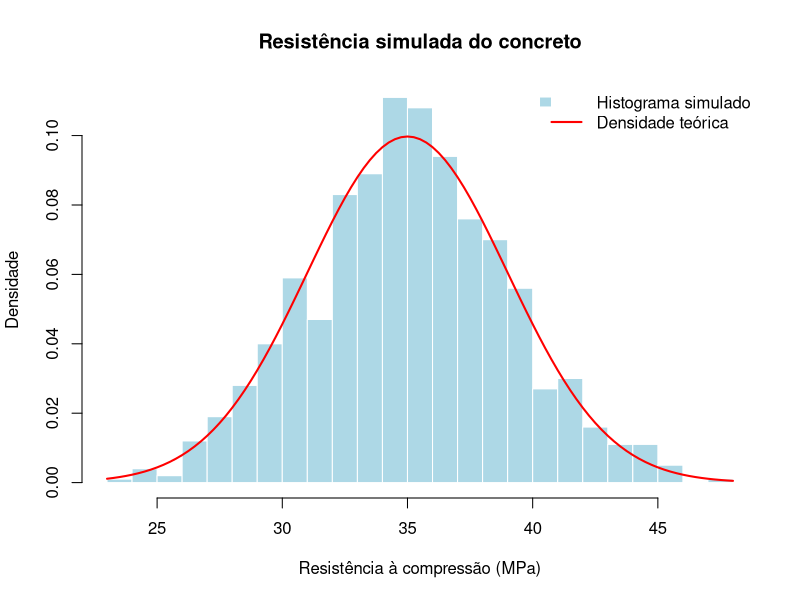
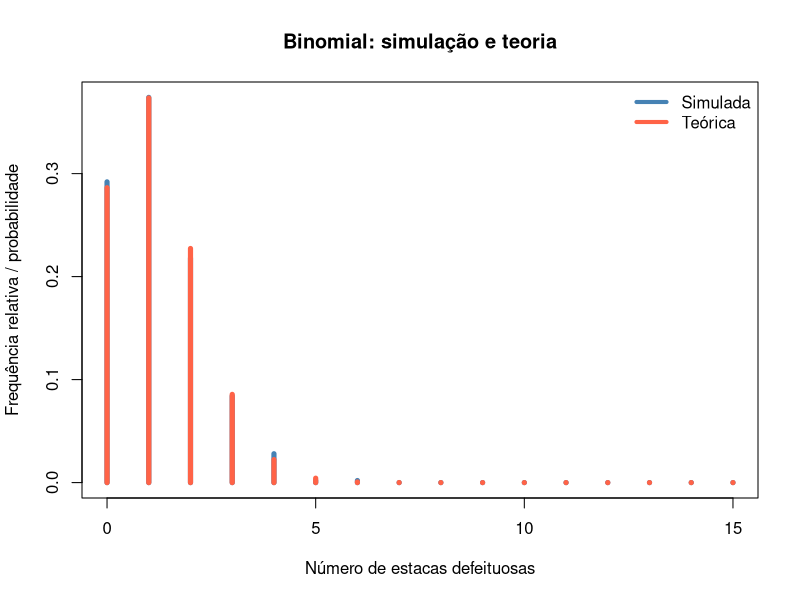
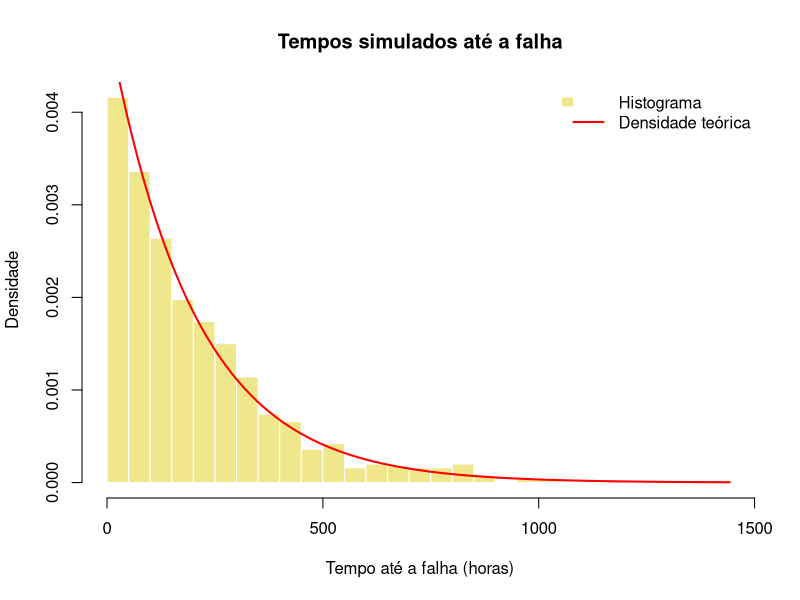
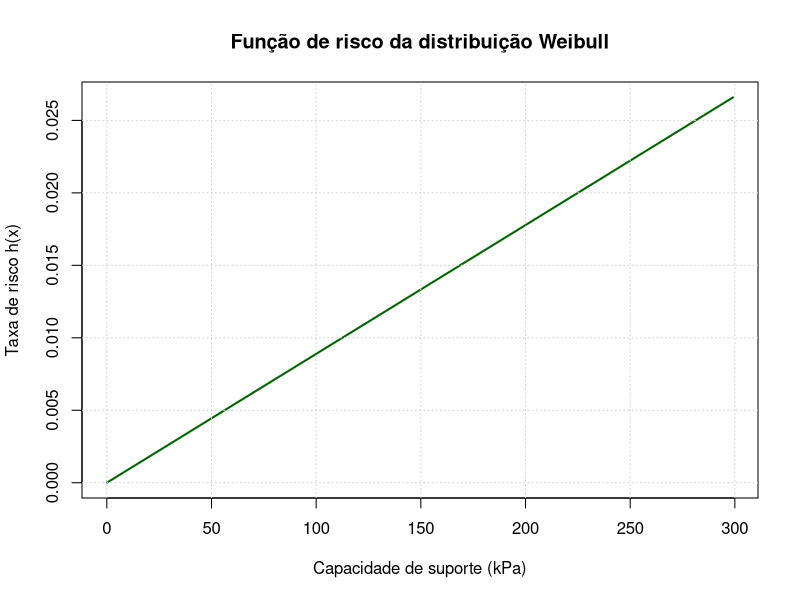
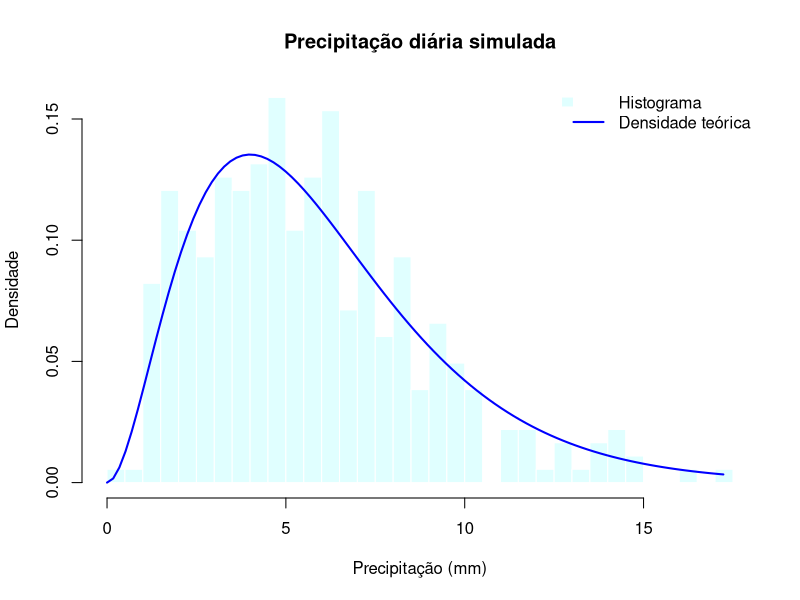
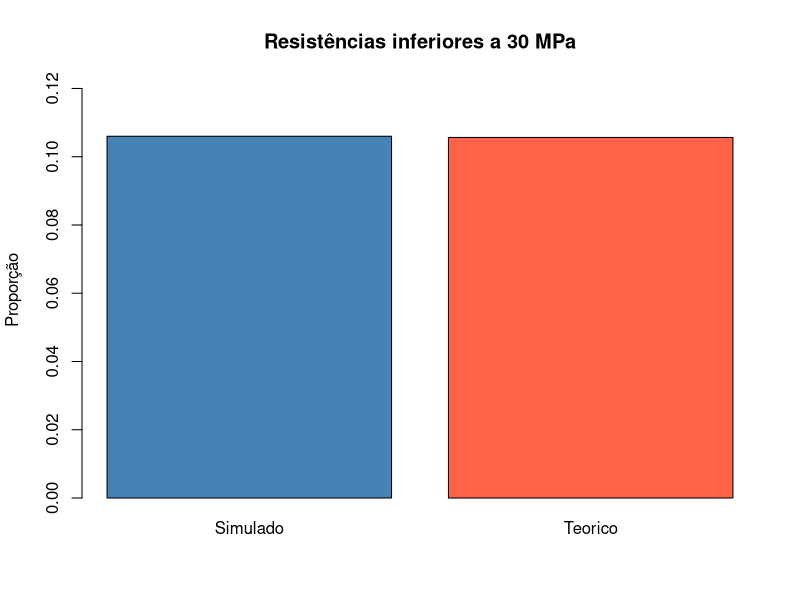

Write the R code that produced these figures, in order.
## ---- chunk 1
# Configuração geral do relatório
knitr::opts_chunk$set(
  echo = TRUE,       # exibe os códigos no relatório
  warning = FALSE,   # oculta avisos não essenciais
  message = FALSE,   # oculta mensagens de carregamento
  fig.align = "center",
  fig.width = 8,
  fig.height = 5,
  digits = 4
)

# Função auxiliar para apresentar probabilidades em percentual
pct <- function(x, casas = 2) {
  paste0(formatC(100 * x, format = "f", digits = casas), "%")
}

# Semente única para tornar as simulações reproduzíveis
set.seed(123)
## ---- chunk 2
# Parâmetros
media_concreto <- 35
dp_concreto <- 4

# a) P(X < 30)
p1a <- pnorm(30, mean = media_concreto, sd = dp_concreto)

# b) P(32 < X < 38)
p1b <- pnorm(38, mean = media_concreto, sd = dp_concreto) -
       pnorm(32, mean = media_concreto, sd = dp_concreto)

# c) Percentil 5
q1c <- qnorm(0.05, mean = media_concreto, sd = dp_concreto)

# d) P(média de 10 amostras < 33)
n_amostras <- 10
erro_padrao <- dp_concreto / sqrt(n_amostras)
p1d <- pnorm(33, mean = media_concreto, sd = erro_padrao)

resultados_normal <- data.frame(
  Item = c("a", "b", "c", "d"),
  Resultado = c(p1a, p1b, q1c, p1d),
  Unidade = c("probabilidade", "probabilidade", "MPa", "probabilidade")
)
knitr::kable(resultados_normal, digits = 4,
             caption = "Resultados teóricos da distribuição Normal")
## ---- chunk 3
# e) Simulação de 1.000 resistências
set.seed(123)
x_normal <- rnorm(1000, mean = media_concreto, sd = dp_concreto)

hist(x_normal, probability = TRUE, breaks = 25,
     col = "lightblue", border = "white",
     main = "Resistência simulada do concreto",
     xlab = "Resistência à compressão (MPa)",
     ylab = "Densidade")
curve(dnorm(x, mean = media_concreto, sd = dp_concreto),
      add = TRUE, col = "red", lwd = 2)
legend("topright", legend = c("Histograma simulado", "Densidade teórica"),
       fill = c("lightblue", NA), border = c("white", NA),
       lty = c(NA, 1), col = c(NA, "red"), lwd = c(NA, 2), bty = "n")

comparacao_normal <- data.frame(
  Medida = c("Média", "Desvio padrão"),
  Teorico = c(media_concreto, dp_concreto),
  Simulado = c(mean(x_normal), sd(x_normal))
)
knitr::kable(comparacao_normal, digits = 3,
             caption = "Comparação entre parâmetros teóricos e simulados")
## ---- chunk 4
n_estacas <- 15
p_defeito <- 0.08

# a) P(X = 0)
p2a <- dbinom(0, size = n_estacas, prob = p_defeito)

# b) P(X <= 2)
p2b <- pbinom(2, size = n_estacas, prob = p_defeito)

# c) P(X >= 4) = 1 - P(X <= 3)
p2c <- pbinom(3, size = n_estacas, prob = p_defeito,
              lower.tail = FALSE)

# d) Esperança e variância
esp_binomial <- n_estacas * p_defeito
var_binomial <- n_estacas * p_defeito * (1 - p_defeito)

resultados_binomial <- data.frame(
  Item = c("a", "b", "c", "d - esperança", "d - variância"),
  Resultado = c(p2a, p2b, p2c, esp_binomial, var_binomial)
)
knitr::kable(resultados_binomial, digits = 4,
             caption = "Resultados teóricos da distribuição Binomial")
## ---- chunk 5
# e) Simulação de 500 lotes
set.seed(123)
sim_binomial <- rbinom(500, size = n_estacas, prob = p_defeito)

valores_bin <- 0:n_estacas
freq_rel <- tabulate(sim_binomial + 1, nbins = n_estacas + 1) / 500
prob_teorica <- dbinom(valores_bin, size = n_estacas, prob = p_defeito)

comparacao_binomial <- data.frame(
  Defeituosas = valores_bin,
  Frequencia_simulada = freq_rel,
  Probabilidade_teorica = prob_teorica
)
knitr::kable(comparacao_binomial, digits = 4,
             caption = "Frequências simuladas e probabilidades teóricas")

matplot(valores_bin, cbind(freq_rel, prob_teorica), type = "h",
        lty = 1, lwd = 5, col = c("steelblue", "tomato"),
        xlab = "Número de estacas defeituosas",
        ylab = "Frequência relativa / probabilidade",
        main = "Binomial: simulação e teoria")
legend("topright", c("Simulada", "Teórica"),
       col = c("steelblue", "tomato"), lty = 1, lwd = 4, bty = "n")
## ---- chunk 6
lambda_1km <- 2.5

# a) P(X = 0)
p3a <- dpois(0, lambda = lambda_1km)

# b) P(X >= 3) = 1 - P(X <= 2)
p3b <- ppois(2, lambda = lambda_1km, lower.tail = FALSE)

# c) P(1 <= X <= 4) = P(X <= 4) - P(X <= 0)
p3c <- ppois(4, lambda = lambda_1km) - ppois(0, lambda = lambda_1km)

# d) Em 2 km, lambda = 5; P(X = 5)
lambda_2km <- 2 * lambda_1km
p3d <- dpois(5, lambda = lambda_2km)

# e) Na Poisson, esperança e variância são iguais a lambda
esp_poisson <- lambda_1km
var_poisson <- lambda_1km

resultados_poisson <- data.frame(
  Item = c("a", "b", "c", "d", "e - esperança", "e - variância"),
  Resultado = c(p3a, p3b, p3c, p3d, esp_poisson, var_poisson)
)
knitr::kable(resultados_poisson, digits = 4,
             caption = "Resultados da distribuição Poisson")
## ---- chunk 7
media_falha <- 200
taxa_falha <- 1 / media_falha

# a) P(T > 250)
p4a <- pexp(250, rate = taxa_falha, lower.tail = FALSE)

# b) P(T < 100)
p4b <- pexp(100, rate = taxa_falha)

# c) Mediana: quantil de ordem 0,5
q4c <- qexp(0.5, rate = taxa_falha)

# d) P(T > 250 | T > 150) = P(T > 100), pela falta de memória
p4d <- pexp(100, rate = taxa_falha, lower.tail = FALSE)

# Verificação pelo quociente de probabilidades
p4d_verificacao <- pexp(250, taxa_falha, lower.tail = FALSE) /
                   pexp(150, taxa_falha, lower.tail = FALSE)

resultados_exponencial <- data.frame(
  Item = c("a", "b", "c - mediana (h)", "d", "d - verificação"),
  Resultado = c(p4a, p4b, q4c, p4d, p4d_verificacao)
)
knitr::kable(resultados_exponencial, digits = 4,
             caption = "Resultados da distribuição Exponencial")
## ---- chunk 8
# e) Simulação de 1.000 tempos de falha
set.seed(123)
x_exp <- rexp(1000, rate = taxa_falha)

hist(x_exp, probability = TRUE, breaks = 30,
     col = "khaki", border = "white",
     main = "Tempos simulados até a falha",
     xlab = "Tempo até a falha (horas)", ylab = "Densidade")
curve(dexp(x, rate = taxa_falha), add = TRUE,
      col = "red", lwd = 2, from = 0, to = max(x_exp))
legend("topright", c("Histograma", "Densidade teórica"),
       fill = c("khaki", NA), border = c("white", NA),
       lty = c(NA, 1), col = c(NA, "red"), lwd = c(NA, 2), bty = "n")
## ---- chunk 9
forma_weibull <- 2
escala_weibull <- 150

# a) P(X < 100)
p5a <- pweibull(100, shape = forma_weibull, scale = escala_weibull)

# b) P(120 < X < 200)
p5b <- pweibull(200, forma_weibull, escala_weibull) -
       pweibull(120, forma_weibull, escala_weibull)

# c) Percentil 90
q5c <- qweibull(0.90, shape = forma_weibull, scale = escala_weibull)

# d) Média e desvio padrão teóricos
media_weibull <- escala_weibull * gamma(1 + 1 / forma_weibull)
var_weibull <- escala_weibull^2 *
  (gamma(1 + 2 / forma_weibull) - gamma(1 + 1 / forma_weibull)^2)
dp_weibull <- sqrt(var_weibull)

resultados_weibull <- data.frame(
  Item = c("a", "b", "c - percentil 90 (kPa)",
           "d - média (kPa)", "d - desvio padrão (kPa)"),
  Resultado = c(p5a, p5b, q5c, media_weibull, dp_weibull)
)
knitr::kable(resultados_weibull, digits = 4,
             caption = "Resultados da distribuição Weibull")
## ---- chunk 10
# e) Função de risco h(x) = (k/lambda)*(x/lambda)^(k-1)
x_seq <- seq(0.1, 300, by = 1)
hazard <- (forma_weibull / escala_weibull) *
          (x_seq / escala_weibull)^(forma_weibull - 1)

plot(x_seq, hazard, type = "l", lwd = 2, col = "darkgreen",
     main = "Função de risco da distribuição Weibull",
     xlab = "Capacidade de suporte (kPa)",
     ylab = "Taxa de risco h(x)")
grid()
## ---- chunk 11
forma_gama <- 3
taxa_gama <- 0.5

# a) P(X > 10)
p6a <- pgamma(10, shape = forma_gama, rate = taxa_gama,
              lower.tail = FALSE)

# b) P(5 < X < 15)
p6b <- pgamma(15, shape = forma_gama, rate = taxa_gama) -
       pgamma(5, shape = forma_gama, rate = taxa_gama)

# c) Percentil 95
q6c <- qgamma(0.95, shape = forma_gama, rate = taxa_gama)

# d) Esperança e variância
esp_gama <- forma_gama / taxa_gama
var_gama <- forma_gama / taxa_gama^2
dp_gama <- sqrt(var_gama)

resultados_gama <- data.frame(
  Item = c("a", "b", "c - percentil 95 (mm)",
           "d - esperança (mm)", "d - variância (mm²)",
           "d - desvio padrão (mm)"),
  Resultado = c(p6a, p6b, q6c, esp_gama, var_gama, dp_gama)
)
knitr::kable(resultados_gama, digits = 4,
             caption = "Resultados da distribuição Gama")
## ---- chunk 12
# e) Simulação de 365 dias
set.seed(123)
x_gama <- rgamma(365, shape = forma_gama, rate = taxa_gama)

hist(x_gama, probability = TRUE, breaks = 25,
     col = "lightcyan", border = "white",
     main = "Precipitação diária simulada",
     xlab = "Precipitação (mm)", ylab = "Densidade")
curve(dgamma(x, shape = forma_gama, rate = taxa_gama),
      add = TRUE, col = "blue", lwd = 2, from = 0, to = max(x_gama))
legend("topright", c("Histograma", "Densidade teórica"),
       fill = c("lightcyan", NA), border = c("white", NA),
       lty = c(NA, 1), col = c(NA, "blue"), lwd = c(NA, 2), bty = "n")
## ---- chunk 13
set.seed(123)
n_sim <- 10000
x_mc <- rnorm(n_sim, mean = media_concreto, sd = dp_concreto)

proporcao_simulada <- mean(x_mc < 30)
probabilidade_teorica <- pnorm(30, mean = media_concreto, sd = dp_concreto)
erro_absoluto <- abs(proporcao_simulada - probabilidade_teorica)
erro_mc_estimado <- sqrt(probabilidade_teorica *
                          (1 - probabilidade_teorica) / n_sim)

comparacao_mc <- data.frame(
  Medida = c("Proporção simulada", "Probabilidade teórica",
             "Erro absoluto", "Erro-padrão Monte Carlo aproximado"),
  Valor = c(proporcao_simulada, probabilidade_teorica,
            erro_absoluto, erro_mc_estimado)
)
knitr::kable(comparacao_mc, digits = 5,
             caption = "Comparação da simulação de Monte Carlo com a teoria")

barplot(c(Simulado = proporcao_simulada, Teorico = probabilidade_teorica),
        col = c("steelblue", "tomato"), ylim = c(0, 1.15 * max(proporcao_simulada,
        probabilidade_teorica)), ylab = "Proporção",
        main = "Resistências inferiores a 30 MPa")
## ---- chunk 14
sintese <- data.frame(
  Aplicacao = c("Concreto", "Estacas", "Fissuras", "Betoneira",
                "Solo", "Precipitação", "Monte Carlo"),
  Distribuicao = c("Normal", "Binomial", "Poisson", "Exponencial",
                   "Weibull", "Gama", "Normal simulada"),
  Indicador = c("P(X < 30 MPa)", "P(X <= 2 defeitos)",
                "P(X >= 3 por km)", "P(T > 250 h)",
                "P(X < 100 kPa)", "P(X > 10 mm)",
                "Proporção X < 30 MPa"),
  Resultado = c(p1a, p2b, p3b, p4a, p5a, p6a, proporcao_simulada)
)
knitr::kable(sintese, digits = 4,
             caption = "Síntese de indicadores probabilísticos")
